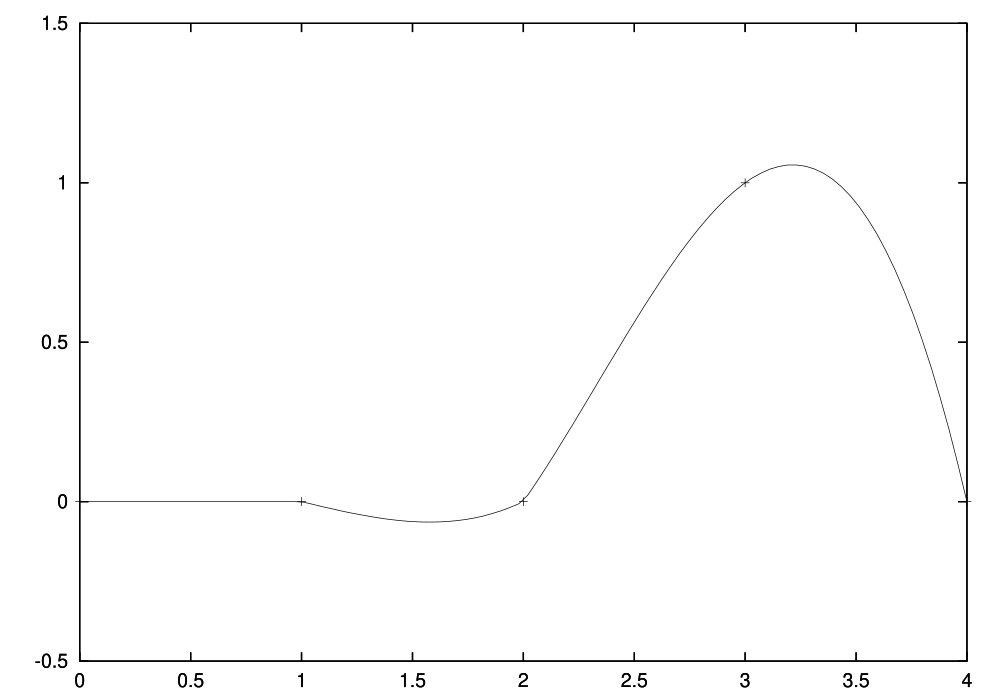

gnuplot code for this plot:
set term postscript enhanced
set out "badlagrange.eps"
f(x)= x> 1? (x< 2 ? x*(x-1)*(x-2)/(3*2) : (x-1)*(x-2)*(x-4)/-2) : 0
set xrange [0:4]
set yrange [-0.5:1.5]
set multiplot
set ylabel ""
plot f(x) notitle
set ylabel ""
plot "-" notitle
0 0 
1 0
2 0 
3 1
4 0
 
